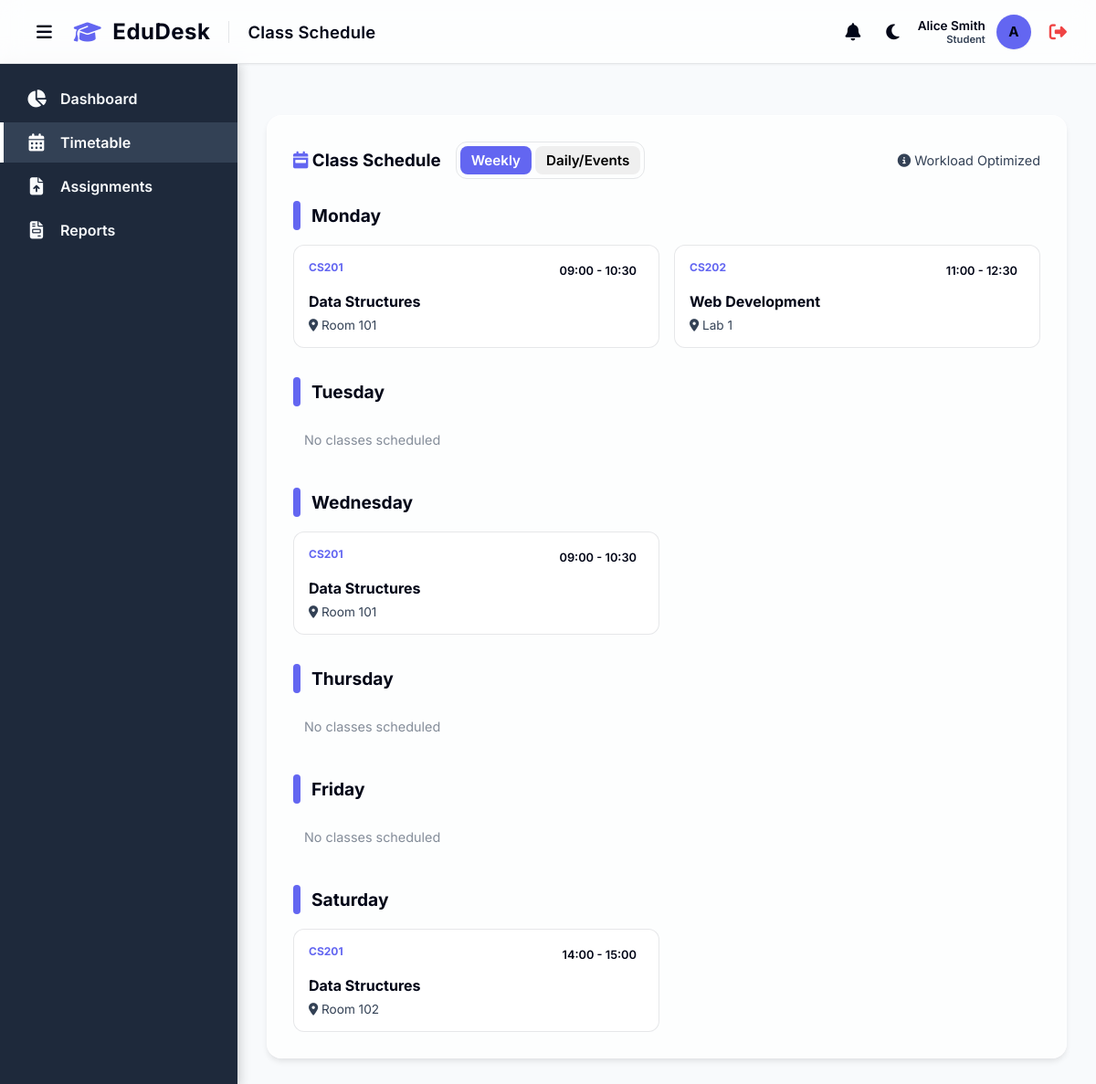
The app's page /timetable (signed in) with its own data.
### models.py (models this page shows)
class User(UserMixin, db.Model):
    id = db.Column(db.Integer, primary_key=True)
    name = db.Column(db.String(100), nullable=False)
    email = db.Column(db.String(120), unique=True, nullable=False)
    password_hash = db.Column(db.String(256), nullable=False)
    role = db.Column(db.String(20), nullable=False, default='Teacher') # 'Admin', 'Teacher', 'Student', 'Parent'
    subject_id = db.Column(db.Integer, db.ForeignKey('subject.id'), nullable=True)
    subject = db.relationship('Subject', foreign_keys=[subject_id], backref='users_as_teachers')
    notifications = db.relationship('Notification', backref='user', lazy=True)

class Timetable(db.Model):
    id = db.Column(db.Integer, primary_key=True)
    subject_id = db.Column(db.Integer, db.ForeignKey('subject.id'), nullable=False)
    day = db.Column(db.String(20), nullable=True) # e.g., 'Monday' (nullable for one-off)
    date = db.Column(db.Date, nullable=True) # For specific date events (one-off)
    start_time = db.Column(db.String(5), nullable=False) # e.g., '09:00'
    end_time = db.Column(db.String(5), nullable=False)   # e.g., '10:30'
    room = db.Column(db.String(50), nullable=False)

class Subject(db.Model):
    id = db.Column(db.Integer, primary_key=True)
    code = db.Column(db.String(20), unique=True, nullable=False)
    name = db.Column(db.String(100), nullable=False)
    credits = db.Column(db.Integer, nullable=False, default=3)
    teacher_id = db.Column(db.Integer, db.ForeignKey('user.id'), nullable=True) # Reference to User (Teacher)
    teacher = db.relationship('User', foreign_keys=[teacher_id], backref='subjects')
    attendances = db.relationship('Attendance', backref='subject', lazy=True)
    grades = db.relationship('Grade', backref='subject', lazy=True)
    timetables = db.relationship('Timetable', backref='subject', lazy=True)
    assignments = db.relationship('Assignment', backref='subject', lazy=True)

### app.py (the view)
@app.route('/timetable')
@login_required
def timetable():
    schedule = Timetable.query.join(Subject).order_by(Timetable.date, Timetable.day, Timetable.start_time).all()
    subjects = Subject.query.all()
    return render_template('timetable.html', schedule=schedule, subjects=subjects)

### app.py (called while the page is built)
@login_manager.user_loader
def load_user(user_id):
    return User.query.get(int(user_id))

### templates/timetable.html (shortened to what this page needs)
{% extends 'base.html' %}
{% block page_title %}Class Schedule{% endblock %}
{% block content %}
<div class="card">
    <div style="display: flex; justify-content: space-between; align-items: center; margin-bottom: 24px; flex-wrap: wrap; gap: 16px;">
        <div style="display: flex; align-items: center; gap: 16px;">
            <h3 style="margin: 0;"><i class="fa-solid fa-calendar-week" style="color: var(--primary-color);"></i> Class Schedule</h3>
            <div class="glass-card" style="padding: 4px; display: flex; gap: 4px; border-radius: 12px; background: rgba(var(--primary-rgb), 0.05); border: 1px solid var(--border-color);">
                <button id="viewWeekly" class="btn btn-small active" style="padding: 6px 12px; border-radius: 8px;">Weekly</button>
                <button id="viewDaily" class="btn btn-small" style="padding: 6px 12px; border-radius: 8px;">Daily/Events</button>
            </div>
        </div>
        <div style="display: flex; gap: 12px; align-items: center;">
            <span style="font-size: 0.9rem; color: var(--text-muted);"><i class="fa-solid fa-circle-info"></i> Workload Optimized</span>
        </div>
    </div>
    <div id="weeklyGrid" style="display: grid; gap: 32px;">
        {% set days = ['Monday', 'Tuesday', 'Wednesday', 'Thursday', 'Friday', 'Saturday'] %}
        {% for day in days %}
        <div class="timetable-day-section">
            <div style="display: flex; align-items: center; gap: 12px; margin-bottom: 16px;">
                <div style="width: 8px; height: 32px; background: var(--primary-color); border-radius: 4px;"></div>
                <h4 style="margin: 0; font-size: 1.2rem; font-weight: 700;">{{ day }}</h4>
            </div>
            <div style="display: grid; grid-template-columns: repeat(auto-fill, minmax(280px, 1fr)); gap: 16px;">
                {% set day_classes = schedule|selectattr("day", "equalto", day)|list %}
                {% if day_classes %}
                    {% for item in day_classes %}
                    <div class="glass-card timetable-item-card">
                        <div style="display: flex; justify-content: space-between; align-items: start; margin-bottom: 12px;">
                            <div style="font-size: 0.75rem; font-weight: 700; color: var(--primary-color); text-transform: uppercase;">{{ item.subject.code }}</div>
                            <div style="font-size: 0.8rem; font-weight: 600; color: var(--text-main); background: rgba(var(--primary-rgb), 0.08); padding: 4px 8px; border-radius: 6px;">
                                {{ item.start_time }} - {{ item.end_time }}
                            </div>
                        </div>
                        <h5 style="margin: 0 0 8px 0; font-size: 1rem;">{{ item.subject.name }}</h5>
                        <div style="display: flex; justify-content: space-between; align-items: center; font-size: 0.85rem; color: var(--text-muted);">
                            <span><i class="fa-solid fa-location-dot"></i> {{ item.room }}</span>
                        </div>
                    </div>
                    {% endfor %}
                {% else %}
                    <div style="font-size: 0.9rem; color: var(--text-muted); opacity: 0.6; padding: 12px;">No classes scheduled</div>
                {% endif %}
            </div>
        </div>
        {% endfor %}
    </div>
            {% set one_off = schedule|selectattr("date")|list %}
</div>
{% endblock %}

### templates/base.html (shortened to what this page needs)
<!DOCTYPE html>
<html lang="en">
<head>
    <link rel="stylesheet" href="https://cdnjs.cloudflare.com/ajax/libs/font-awesome/6.4.0/css/all.min.css">
    <link rel="stylesheet" href="{{ url_for('static', filename='css/style.css') }}">
</head>
<body>
    <header class="topbar">
        <div style="display: flex; align-items: center; gap: 16px;">
            <button id="sidebarToggle" class="btn btn-theme-toggle" aria-label="Toggle Sidebar"
                style="background: transparent; border: none; color: var(--text-main); font-size: 1.2rem; cursor: pointer; display: flex; align-items: center; padding: 4px 8px;">
                <i class="fa-solid fa-bars"></i>
            </button>
            <div class="brand-header"
                style="display: flex; align-items: center; gap: 12px; font-size: 1.5rem; font-weight: 700; color: var(--text-main); letter-spacing: 0.5px;">
                <i class="fa-solid fa-graduation-cap" style="color: var(--primary-color);"></i>
                <span>EduDesk</span>
            </div>
            <h1 class="page-title" style="margin: 0;">{% block page_title %}Dashboard{% endblock %}</h1>
        </div>
        <div class="user-profile" style="display: flex; align-items: center; gap: 12px;">
            <div class="notification-wrapper" style="position: relative;">
                <button id="notifBell" class="btn btn-theme-toggle" aria-label="Notifications"
                    style="background: transparent; border: none; color: var(--text-main); font-size: 1.2rem; cursor: pointer; display: flex; align-items: center; padding: 4px 8px;">
                    <i class="fa-solid fa-bell"></i>
                </button>
            </div>
            <button id="themeToggle" class="btn btn-theme-toggle" aria-label="Toggle Theme"
                style="background: transparent; border: none; color: var(--text-main); font-size: 1.2rem; cursor: pointer; display: flex; align-items: center; padding: 4px 8px;">
                <i class="fa-solid fa-moon"></i>
            </button>
            <div style="text-align: right;">
                <div style="font-size: 0.85rem; font-weight: 600;">{{ current_user.name }}</div>
                <div style="font-size: 0.7rem; color: var(--text-muted);">{{ current_user.role }}</div>
            </div>
            <div class="avatar">{{ current_user.name[0] | upper if current_user.name else 'U' }}</div>
            <a href="{{ url_for('logout') }}" title="Logout"
                style="color: #ef4444; font-size: 1.2rem; margin-left: 8px;"><i
                    class="fa-solid fa-right-from-bracket"></i></a>
        </div>
    </header>
    <div class="layout-wrapper" style="display: flex; flex: 1;">
        <aside class="sidebar">
            <ul class="nav-links" style="padding-top: 16px;">
                <li class="nav-item">
                    <a href="{{ url_for('dashboard') }}"
                        class="nav-link {% if request.endpoint == 'dashboard' or request.endpoint == 'student_dashboard' or request.endpoint == 'parent_dashboard' %}active{% endif %}">
                        <i class="fa-solid fa-chart-pie"></i>
                        <span>Dashboard</span>
                    </a>
                </li>
                <li class="nav-item">
                    <a href="{{ url_for('timetable') }}"
                        class="nav-link {% if request.endpoint == 'timetable' %}active{% endif %}">
                        <i class="fa-solid fa-calendar-days"></i>
                        <span>Timetable</span>
                    </a>
                </li>
                <li class="nav-item">
                    <a href="{{ url_for('assignments') }}"
                        class="nav-link {% if request.endpoint == 'assignments' %}active{% endif %}">
                        <i class="fa-solid fa-file-arrow-up"></i>
                        <span>Assignments</span>
                    </a>
                </li>
                <li class="nav-item">
                    <a href="{{ url_for('reports') }}"
                        class="nav-link {% if request.endpoint == 'reports' %}active{% endif %}">
                        <i class="fa-solid fa-file-invoice"></i>
                        <span>Reports</span>
                    </a>
                </li>
            </ul>
        </aside>
        <main class="main-content">
            <div class="content-wrapper">
                {% block content %}
                {% endblock %}
            </div>
        </main>
    </div>
</body>
</html>

### static/css/style.css (style rules this page uses)
:root { --primary-color: #6366f1; --primary-hover: #4f46e5; --secondary-color: #64748b; --bg-color: #f8fafc; --sidebar-bg: #1e293b; --sidebar-text: #f8fafc; --sidebar-hover: #334155; --sidebar-active-text: #ffffff; --card-bg: rgba(255, 255, 255, 0.7); --card-border: rgba(255, 255, 255, 0.5); --text-main: #020617; --text-muted: #334155; --border-color: rgba(15, 23, 42, 0.1); --shadow-sm: 0 1px 2px rgba(0, 0, 0, 0.05); --shadow-md: 0 4px 6px -1px rgba(0, 0, 0, 0.1); --shadow-lg: 0 10px 15px -3px rgba(0, 0, 0, 0.1); --shadow-float: 0 20px 25px -5px rgba(0, 0, 0, 0.15); --transition: all 0.3s cubic-bezier(0.25, 0.8, 0.25, 1); }
.content-wrapper { animation: pageFadeIn 0.5s ease-out forwards; }
* { margin: 0; padding: 0; box-sizing: border-box; font-family: 'Inter', 'Segoe UI', system-ui, -apple-system, sans-serif; -webkit-font-smoothing: antialiased; -moz-osx-font-smoothing: grayscale; }
body { background-color: var(--bg-color); color: var(--text-main); display: flex; flex-direction: column; min-height: 100vh; }
.sidebar { width: 260px; background-color: var(--sidebar-bg); color: var(--sidebar-text); display: flex; flex-direction: column; box-shadow: 2px 0 12px rgba(0, 0, 0, 0.2); z-index: 10; }
.nav-links { list-style: none; padding: 24px 0; flex: 1; }
.nav-item { margin-bottom: 4px; }
.nav-link { display: flex; align-items: center; padding: 12px 24px; color: var(--sidebar-text); text-decoration: none; font-weight: 600; transition: var(--transition); gap: 14px; border-left: 4px solid transparent; }
.nav-link.active { background-color: var(--sidebar-hover); border-left-color: var(--sidebar-active-text); color: var(--sidebar-active-text); }
.nav-link i { font-size: 1.2rem; width: 24px; text-align: center; }
.main-content { flex: 1; display: flex; flex-direction: column; overflow-y: auto; }
.topbar { height: 70px; background-color: var(--card-bg); backdrop-filter: blur(12px); -webkit-backdrop-filter: blur(12px); display: flex; align-items: center; justify-content: space-between; padding: 0 32px; box-shadow: var(--shadow-sm); border-bottom: 1px solid var(--border-color); z-index: 50; position: sticky; top: 0; }
.page-title { font-size: 1.15rem; font-weight: 600; color: var(--text-main); letter-spacing: 0.2px; }
.user-profile { display: flex; align-items: center; gap: 12px; font-size: 0.95rem; font-weight: 600; color: var(--text-main); }
.avatar { width: 38px; height: 38px; border-radius: 50%; background-color: var(--primary-color); color: dark; display: flex; align-items: center; justify-content: center; font-weight: bold; box-shadow: var(--shadow-sm); }
.content-wrapper { padding: 32px; }
.card { background-color: var(--card-bg); backdrop-filter: blur(12px); -webkit-backdrop-filter: blur(12px); border-radius: 16px; padding: 28px; box-shadow: var(--shadow-md); border: 1px solid var(--card-border); transition: var(--transition); color: var(--text-main); }
.btn { display: inline-flex; align-items: center; justify-content: center; padding: 10px 22px; border-radius: 8px; font-weight: 600; cursor: pointer; border: none; transition: var(--transition); text-decoration: none; font-size: 0.95rem; gap: 8px; }

### templates/timetable.html (style rules this page uses)
.timetable-item-card { padding: 16px; border: 1px solid var(--border-color); transition: all 0.3s ease; cursor: default; background: var(--card-bg); border-radius: 12px; }
.active-view { background: var(--primary-color) !important; color: white !important; }

### records on screen
User: name "Alice Smith", role "Student", name "A"
Timetable: day "Monday" (drawn), subject.code "CS201", start_time "09:00", end_time "10:30", subject.name "Data Structures", room "Room 101"
Timetable: subject.code "CS202", start_time "11:00", end_time "12:30", subject.name "Web Development", room "Lab 1"
Timetable: subject.code "CS201", start_time "09:00", end_time "10:30", subject.name "Data Structures", room "Room 101"
Timetable: subject.code "CS201", start_time "14:00", end_time "15:00", subject.name "Data Structures", room "Room 102"

### other values on screen
{{ day }} "Monday" "Tuesday" "Wednesday" "Thursday" "Friday" "Saturday"
